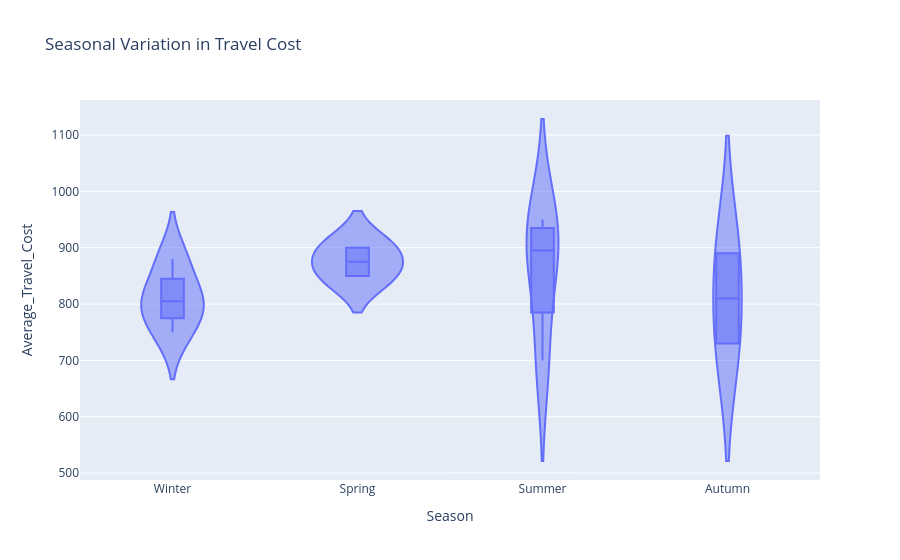

The code cell stored with this chart in its notebook:
### Code cell
fig = px.violin(df, x='Season', y='Average_Travel_Cost', box=True, title='Seasonal Variation in Travel Cost')
fig.show()

### Figure 1 — Plotly figure (JSON) as saved in the notebook; plotly's stock layout.template omitted (floating-point values rounded to 4 significant figures)
{"data": [{"alignmentgroup": "True", "box": {"visible": true}, "hovertemplate": "Season=%{x}<br>Average_Travel_Cost=%{y}<extra></extra>", "legendgroup": "", "marker": {"color": "#636efa"}, "name": "", "offsetgroup": "", "orientation": "v", "scalegroup": "True", "showlegend": false, "type": "violin", "x": ["Winter", "Winter", "Spring", "Spring", "Summer", "Summer", "Summer", "Summer", "Autumn", "Autumn", "Winter", "Winter"], "x0": " ", "xaxis": "x", "y": [800, 750, 900, 850, 700, 950, 920, 870, 890, 730, 810, 880], "y0": " ", "yaxis": "y"}], "layout": {"legend": {"tracegroupgap": 0}, "title": {"text": "Seasonal Variation in Travel Cost"}, "violinmode": "group", "xaxis": {"anchor": "y", "domain": [0, 1], "title": {"text": "Season"}}, "yaxis": {"anchor": "x", "domain": [0, 1], "title": {"text": "Average_Travel_Cost"}}}}
